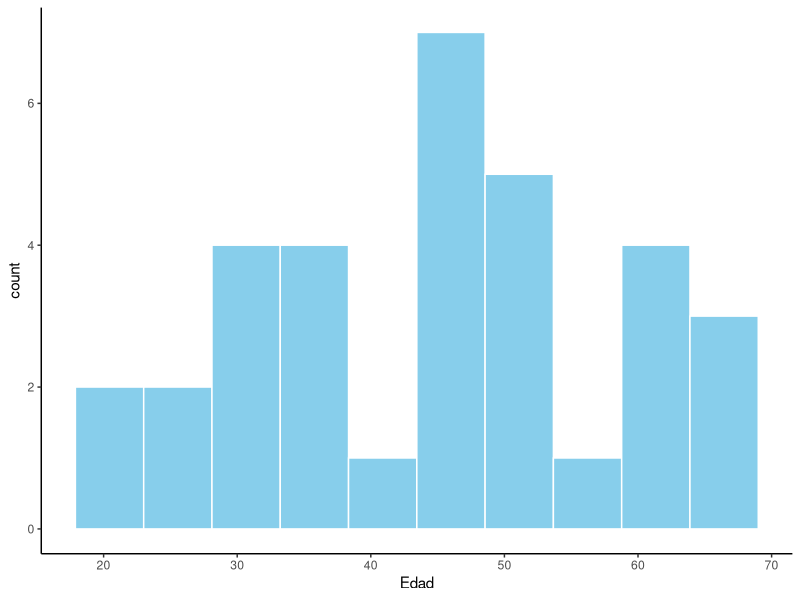
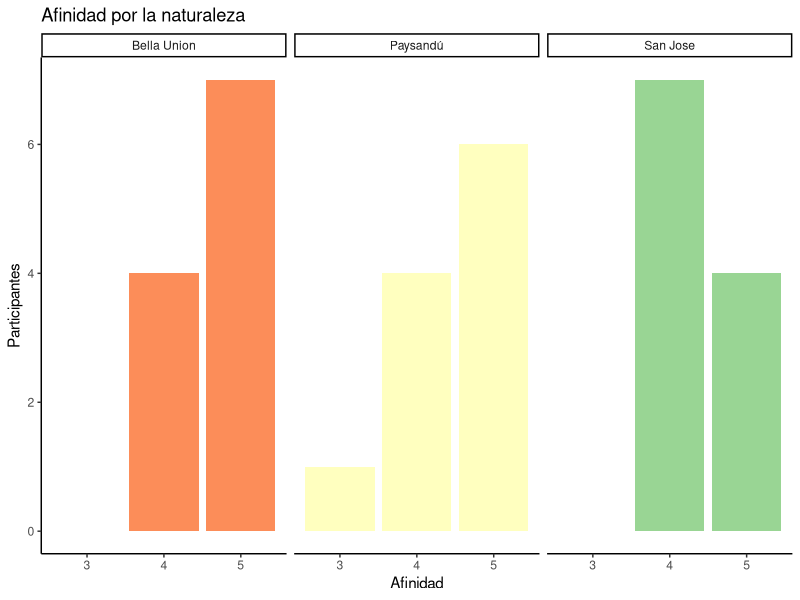
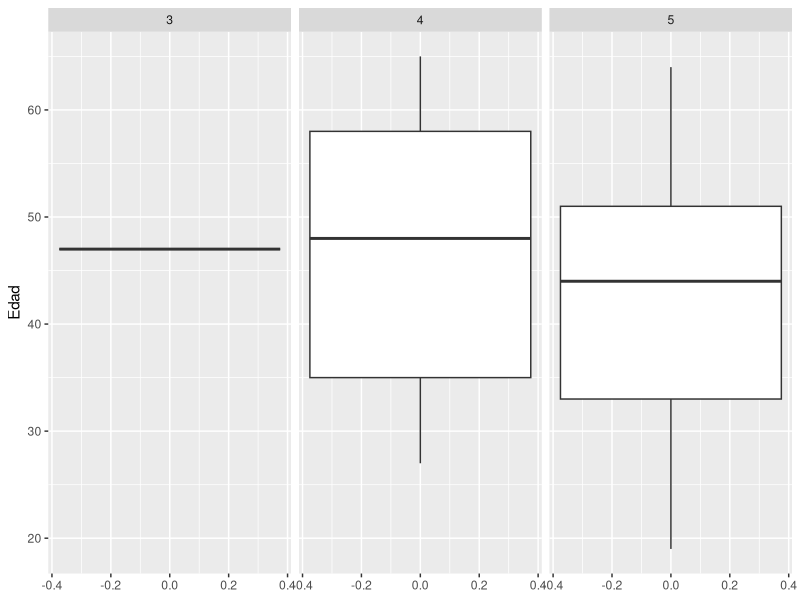
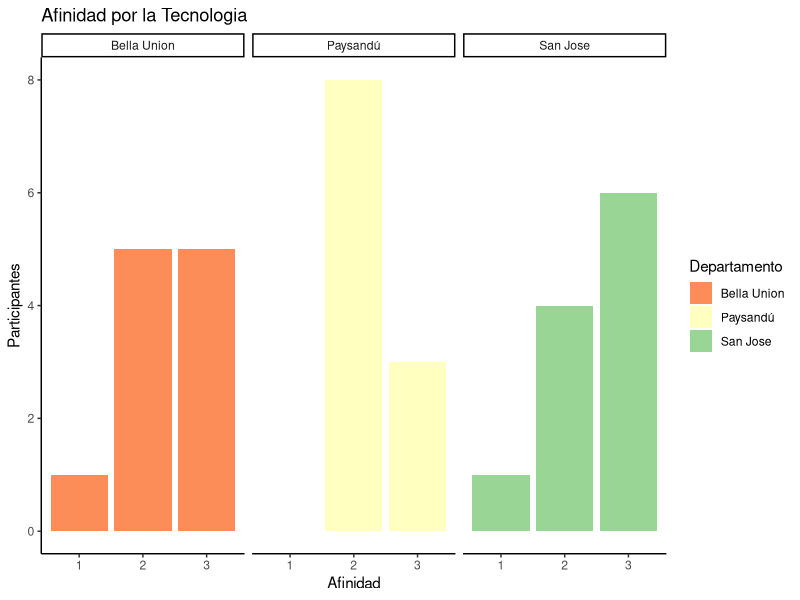
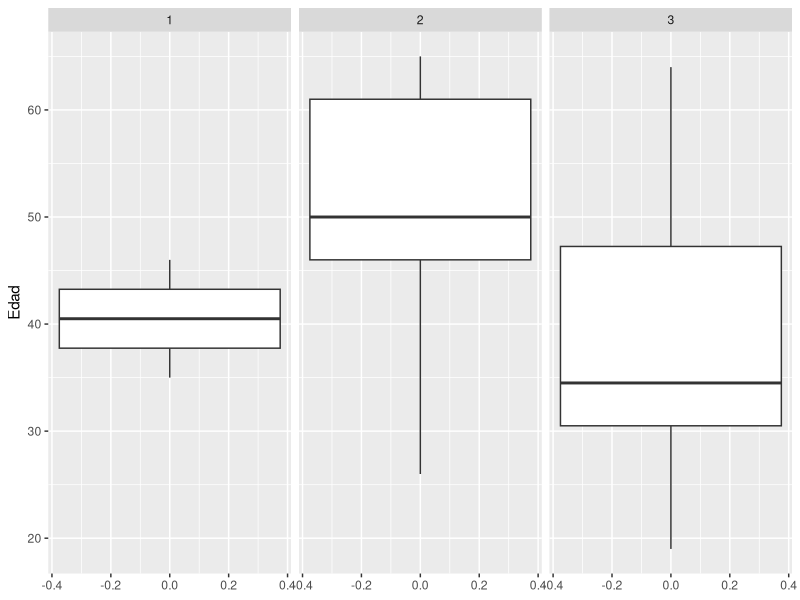
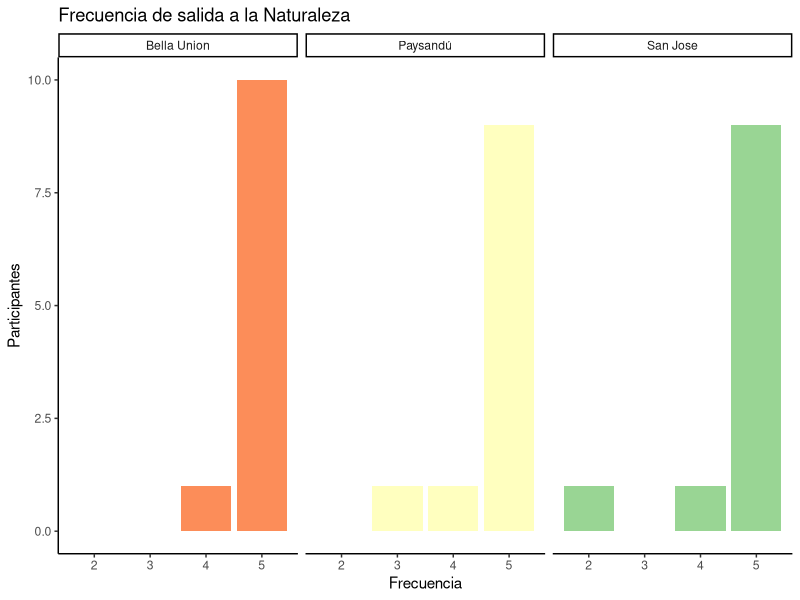

Here is the R script that generated these plots, in order:
# Paquetes y datos
library(readr)
library(sf)
library(tidyverse)
Encuesta <- read_csv("datos/Encuesta.csv")

 
# Para ver las clases de cada columna
  lapply(Encuesta,class)

 
# Cambiar Edad y Frecuencia a Numerico
Encuesta$Edad <- as.numeric(Encuesta$Edad)
Encuesta$Frecuencia <- as.numeric(Encuesta$Frecuencia)


# Eliminar los NA
Encuesta <- na.omit(Encuesta)


# Histograma de edades
ggplot(Encuesta) +
  geom_histogram(aes(x=Edad), bins = 10, fill= "skyblue", col= "white") + 
  theme_classic()


# Afinidad por la naturaleza en cada departamento
ggplot(Encuesta) +
  geom_bar(mapping = aes(x=Afinidad_Naturaleza, fill=Departamento),  
           show.legend = F,) + 
  labs(title = "Afinidad por la naturaleza",
       x = "Afinidad", y = "Participantes") + 
  scale_fill_brewer(palette = "Spectral") + 
  facet_grid(~Departamento) +
  theme_classic()

## Afinidad por la naturaleza en función de la edad
ggplot(Encuesta) + 
  geom_boxplot(aes(y=Edad)) +
  facet_wrap(~Afinidad_Naturaleza)



# Afinidad por la tecnologia en cada departamento
ggplot(Encuesta) +
  geom_bar(mapping = aes(x=Afinidad_Tecnologia, fill=Departamento)) + 
  labs(title = "Afinidad por la Tecnologia",
       x = "Afinidad", y = "Participantes") + 
  scale_fill_brewer(palette = "Spectral") + 
  facet_grid(~Departamento) +
  theme_classic()

## Afinidad por la tecnologia en función de la edad
ggplot(Encuesta) + 
  geom_boxplot(aes(y=Edad)) +
  facet_wrap(~Afinidad_Tecnologia)


# Frecuencia de salida a la Naturaleza 
ggplot(Encuesta) +
  geom_bar(mapping = aes(x=Frecuencia, fill=Departamento), show.legend = F) + 
  labs(title = "Frecuencia de salida a la Naturaleza",
       x = "Frecuencia", y = "Participantes") + 
  scale_fill_brewer(palette = "Spectral") + 
  facet_wrap(~Departamento) +
  theme_classic()
